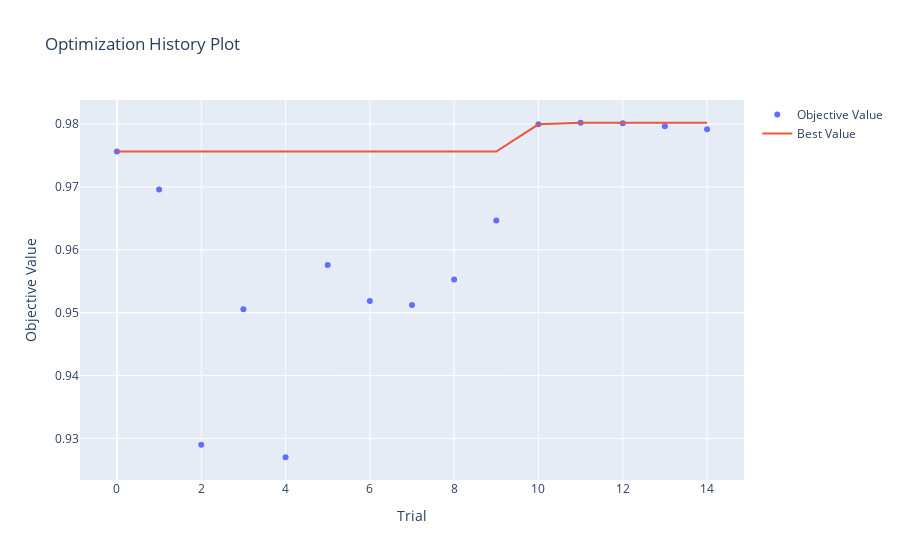
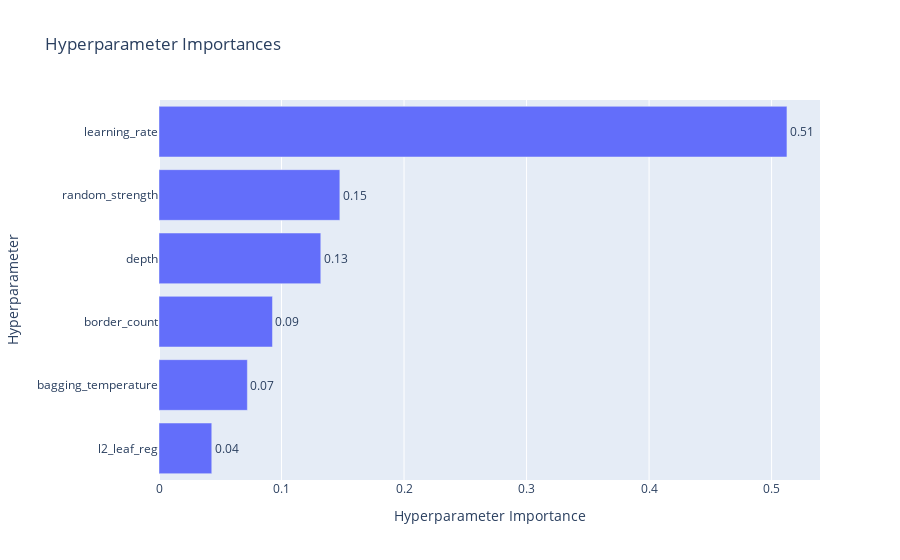

Write notebook code for charts like these, in order.
### Code cell
optuna.visualization.plot_optimization_history(study).show()
optuna.visualization.plot_param_importances(study).show()

### Figure 1 — Plotly figure (JSON) as saved in the notebook; plotly's stock layout.template omitted (floating-point values rounded to 4 significant figures)
{"data": [{"mode": "markers", "name": "Objective Value", "type": "scatter", "x": [0, 1, 2, 3, 4, 5, 6, 7, 8, 9, 10, 11, 12, 13, 14], "y": [0.9756, 0.9696, 0.929, 0.9505, 0.927, 0.9576, 0.9518, 0.9512, 0.9553, 0.9647, 0.9799, 0.9802, 0.9801, 0.9796, 0.9792]}, {"mode": "lines", "name": "Best Value", "type": "scatter", "x": [0, 1, 2, 3, 4, 5, 6, 7, 8, 9, 10, 11, 12, 13, 14], "y": [0.9756, 0.9756, 0.9756, 0.9756, 0.9756, 0.9756, 0.9756, 0.9756, 0.9756, 0.9756, 0.9799, 0.9802, 0.9802, 0.9802, 0.9802]}, {"marker": {"color": "#cccccc"}, "mode": "markers", "name": "Infeasible Trial", "showlegend": false, "type": "scatter", "x": [], "y": []}], "layout": {"title": {"text": "Optimization History Plot"}, "xaxis": {"title": {"text": "Trial"}}, "yaxis": {"title": {"text": "Objective Value"}}}}

### Figure 2 — Plotly figure (JSON) as saved in the notebook; plotly's stock layout.template omitted (floating-point values rounded to 4 significant figures)
{"data": [{"cliponaxis": false, "hovertemplate": ["l2_leaf_reg (FloatDistribution): 0.043073670425479375<extra></extra>", "bagging_temperature (FloatDistribution): 0.07211693353411432<extra></extra>", "border_count (IntDistribution): 0.09261049404264747<extra></extra>", "depth (IntDistribution): 0.1320540239746685<extra></extra>", "random_strength (FloatDistribution): 0.14761032255667064<extra></extra>", "learning_rate (FloatDistribution): 0.5125345554664197<extra></extra>"], "name": "Objective Value", "orientation": "h", "text": ["0.04", "0.07", "0.09", "0.13", "0.15", "0.51"], "textposition": "outside", "type": "bar", "x": [0.04307, 0.07212, 0.09261, 0.1321, 0.1476, 0.5125], "y": ["l2_leaf_reg", "bagging_temperature", "border_count", "depth", "random_strength", "learning_rate"]}], "layout": {"title": {"text": "Hyperparameter Importances"}, "xaxis": {"title": {"text": "Hyperparameter Importance"}}, "yaxis": {"title": {"text": "Hyperparameter"}}}}
